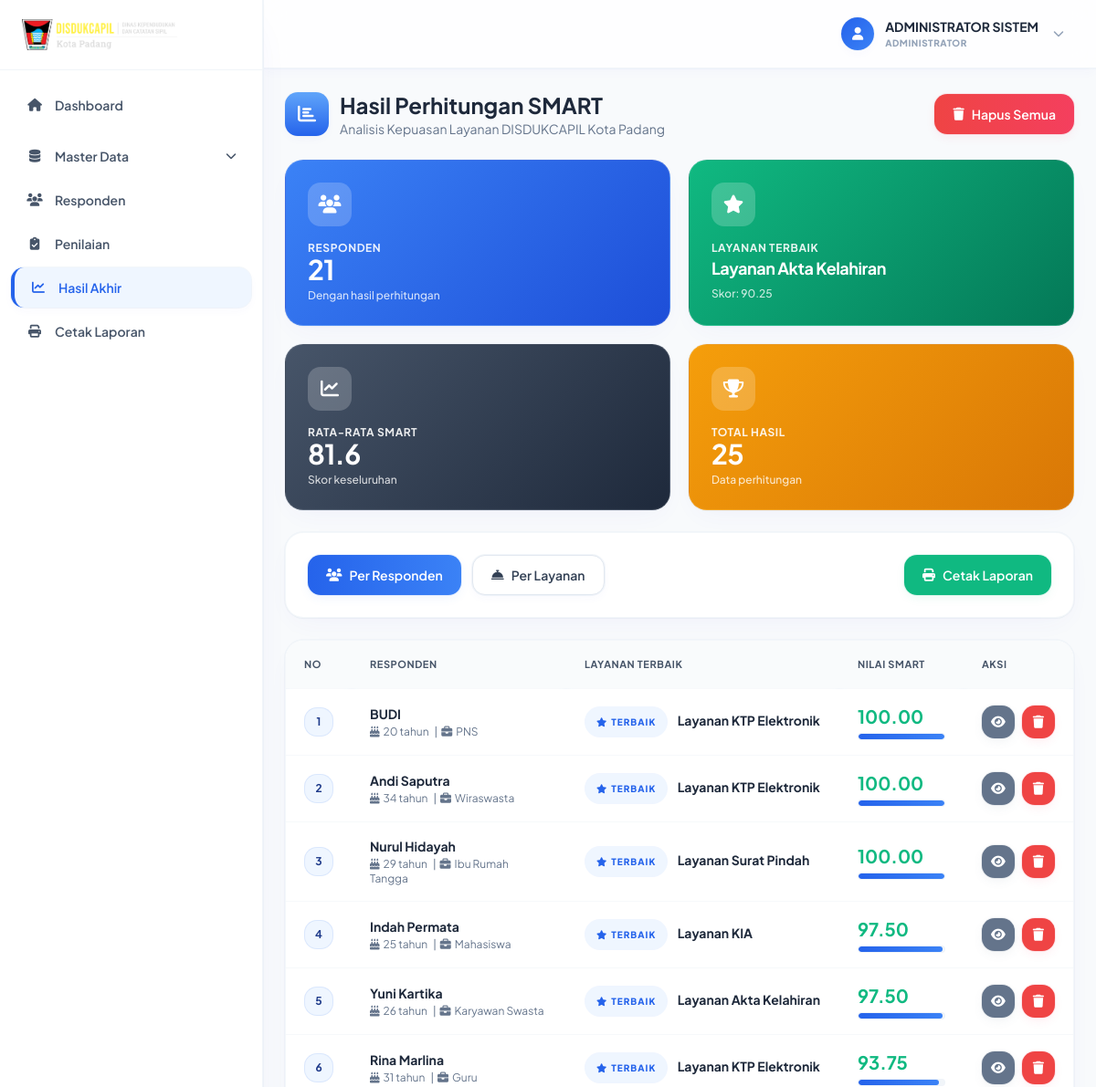
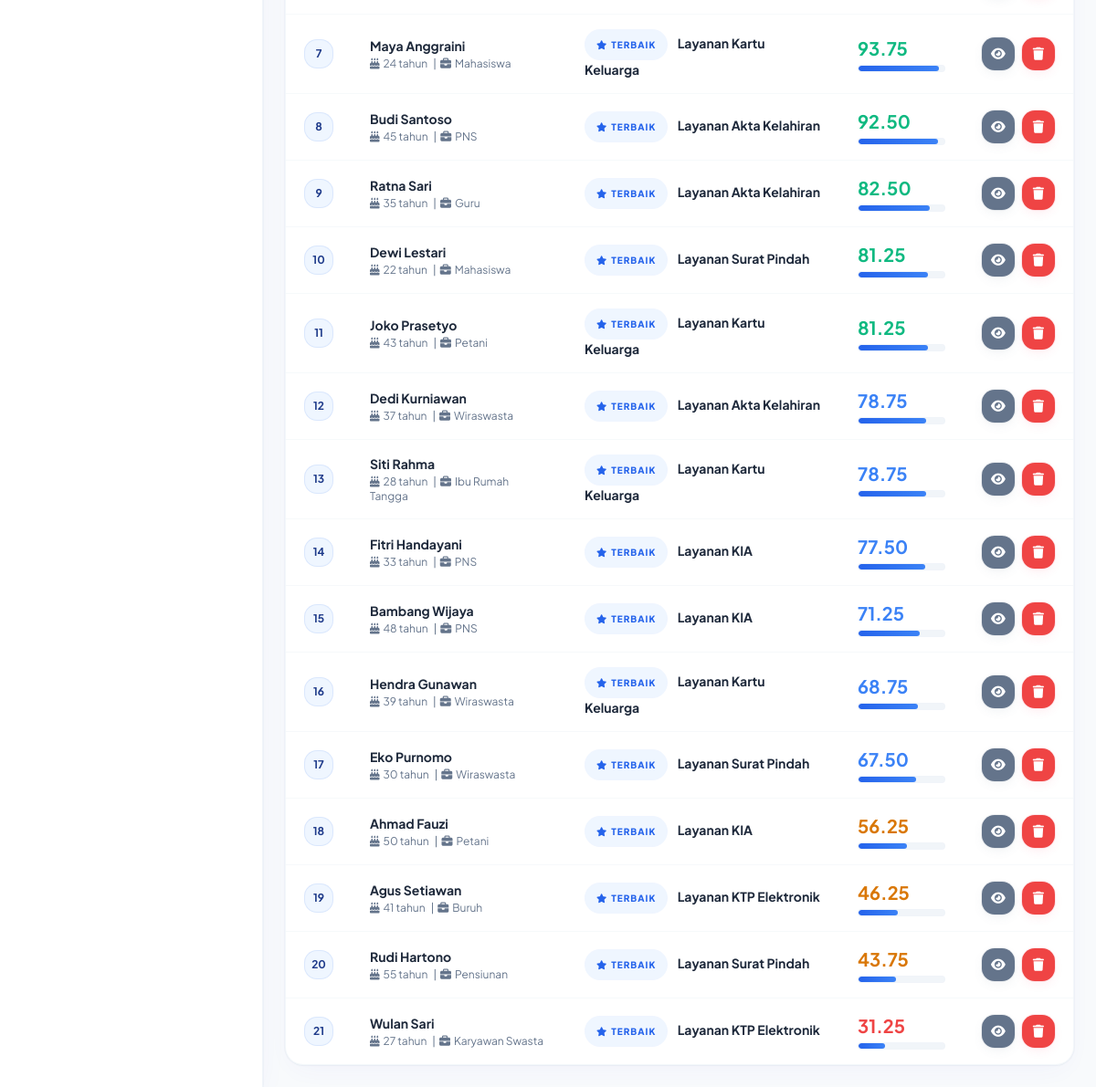
Screenshot of /index.php?controller=hasil&action=index (signed in) with the database file from the repository (2 pictures, top to bottom).
### tables this page shows
CREATE TABLE `hasil_akhir` (
  `id_hasil` int NOT NULL,
  `id_responden` int NOT NULL,
  `id_alternatif` int NOT NULL COMMENT 'ID layanan yang dinilai (bukan hanya layanan terbaik)',
  `nilai_smart` decimal(10,4) NOT NULL DEFAULT '0.0000' COMMENT 'Nilai SMART untuk layanan terbaik',
  `is_terbaik` tinyint(1) NOT NULL DEFAULT '0' COMMENT '1 = ranking #1 untuk responden ini (baris pemenang)',
  `tanggal_perhitungan` datetime NOT NULL DEFAULT CURRENT_TIMESTAMP
);

CREATE TABLE `responden` (
  `id_responden` int NOT NULL,
  `nama_lengkap` varchar(100) DEFAULT NULL,
  `usia` int DEFAULT NULL,
  `pekerjaan` varchar(50) DEFAULT NULL,
  `tanggal_isi` datetime DEFAULT CURRENT_TIMESTAMP
);

CREATE TABLE `alternatif` (
  `id_alternatif` int NOT NULL,
  `kode_alternatif` varchar(10) NOT NULL,
  `nama_layanan` varchar(100) NOT NULL,
  `keterangan` text,
  `created_at` timestamp NULL DEFAULT CURRENT_TIMESTAMP
);

### controllers/HasilController.php (called while the page is built, shortened)
<?php
require_once 'models/HasilModel.php';
class HasilController
{
    private $hasilModel;
    public function __construct($connection)
    {
        $this->hasilModel = new HasilModel($connection);
    }
    public function index()
    {
        $view_mode = isset($_GET['view']) ? $_GET['view'] : 'responden';
        if ($view_mode === 'alternatif') {
            $hasil_data = $this->hasilModel->getAllGroupedByAlternatif();
        } else {
            $hasil_data = $this->hasilModel->getAllTerbaik();
        }
        $statistics = $this->hasilModel->getStatistics();
        $top_alternatif = $this->hasilModel->getTopAlternatif();
        $data = [
            'title' => 'Hasil Perhitungan SMART - DISDUKCAPIL Kota Padang',
            'page_title' => 'Hasil Perhitungan Metode SMART',
            'hasil_data' => $hasil_data,
            'view_mode' => $view_mode,
            'statistics' => $statistics,
            'top_alternatif' => $top_alternatif,
            'user' => [
                'nama_lengkap' => $_SESSION['nama_lengkap'] ?? 'Admin',
                'username' => $_SESSION['username'] ?? '',
                'role' => $_SESSION['role'] ?? 'admin'
            ]
        ];
        require_once 'views/hasil/index.php';
    }
}
?>

### models/HasilModel.php (called while the page is built, shortened)
<?php
class HasilModel
{
    public $conn;
    private $table = 'hasil_akhir';
    public function __construct($connection)
    {
        $this->conn = $connection;
    }
    public function getAllTerbaik()
    {
        try {
            $query = "SELECT h.*,
                             r.nama_lengkap,
                             r.usia,
                             r.pekerjaan,
                             a.nama_layanan
                      FROM " . $this->table . " h
                      JOIN responden r ON h.id_responden = r.id_responden
                      JOIN alternatif a ON h.id_alternatif = a.id_alternatif
                      WHERE h.is_terbaik = 1
                      ORDER BY h.nilai_smart DESC";
            $stmt = $this->conn->prepare($query);
            $stmt->execute();
            return $stmt->fetchAll(PDO::FETCH_ASSOC);
        } catch (PDOException $e) {
            error_log("Get all hasil terbaik error: " . $e->getMessage());
            return false;
        }
    }
    public function getAllGroupedByAlternatif()
    {
        try {
            $query = "SELECT h.id_alternatif,
                             a.nama_layanan,
                             COUNT(*) as total_memilih,
                             AVG(h.nilai_smart) as rerata_smart
                      FROM " . $this->table . " h
                      JOIN alternatif a ON h.id_alternatif = a.id_alternatif
                      GROUP BY h.id_alternatif, a.nama_layanan
                      ORDER BY rerata_smart DESC, total_memilih DESC";
            $stmt = $this->conn->prepare($query);
            $stmt->execute();
            return $stmt->fetchAll(PDO::FETCH_ASSOC);
        } catch (PDOException $e) {
            error_log("Get all grouped by alternatif error: " . $e->getMessage());
            return [];
        }
    }
    public function getTopAlternatif()
    {
        try {
            $ranked = $this->getAllGroupedByAlternatif();
            return $ranked[0] ?? false;
        } catch (Exception $e) {
            error_log("Get top alternatif error: " . $e->getMessage());
            return false;
        }
    }
    public function getStatistics()
    {
        try {
            $stats = [];
            $query = "SELECT COUNT(*) as total FROM " . $this->table;
            $stmt = $this->conn->prepare($query);
            $stmt->execute();
            $result = $stmt->fetch(PDO::FETCH_ASSOC);
            $stats['total_hasil'] = $result['total'];
            $query = "SELECT COUNT(DISTINCT id_responden) as total FROM " . $this->table;
            $stmt = $this->conn->prepare($query);
            $stmt->execute();
            $result = $stmt->fetch(PDO::FETCH_ASSOC);
            $stats['total_responden'] = $result['total'];
            $query = "SELECT COUNT(DISTINCT id_alternatif) as total FROM " . $this->table;
            $stmt = $this->conn->prepare($query);
            $stmt->execute();
            $result = $stmt->fetch(PDO::FETCH_ASSOC);
            $stats['total_alternatif'] = $result['total'];
            $query = "SELECT AVG(nilai_smart) as rerata FROM " . $this->table;
            $stmt = $this->conn->prepare($query);
            $stmt->execute();
            $result = $stmt->fetch(PDO::FETCH_ASSOC);
            $stats['rerata_keseluruhan'] = $result['rerata'];
            $query = "SELECT MAX(nilai_smart) as max FROM " . $this->table;
            $stmt = $this->conn->prepare($query);
            $stmt->execute();
            $result = $stmt->fetch(PDO::FETCH_ASSOC);
            $stats['nilai_tertinggi'] = $result['max'];
            $query = "SELECT MIN(nilai_smart) as min FROM " . $this->table;
            $stmt = $this->conn->prepare($query);
            $stmt->execute();
            $result = $stmt->fetch(PDO::FETCH_ASSOC);
            $stats['nilai_terendah'] = $result['min'];
            return $stats;
        } catch (PDOException $e) {
            error_log("Get statistics error: " . $e->getMessage());
            return [];
        }
    }
}
?>

### views/hasil/index.php (the view, shortened to what this page needs)
<?php include('template/layout_admin_head.php'); ?>
<?php include('template/layout_admin_chrome.php'); ?>
<div class="flex items-center justify-between flex-wrap gap-4 mb-6">
  <div class="flex items-center gap-3">
    <div class="flex h-12 w-12 items-center justify-center rounded-gov bg-gradient-to-b from-gov-blue-600 to-gov-blue-800 text-white text-xl shadow-soft-raised-sm">
      <i class="fas fa-chart-bar"></i>
    </div>
    <div>
      <h1 class="text-2xl font-bold text-slate-800">Hasil Perhitungan SMART</h1>
      <p class="text-slate-500 text-sm">Analisis Kepuasan Layanan DISDUKCAPIL Kota Padang</p>
    </div>
  </div>
  <button onclick="confirmDeleteAll()" class="btn-gov-danger"><i class="fas fa-trash"></i> Hapus Semua</button>
</div>
<div class="grid grid-cols-1 sm:grid-cols-2 xl:grid-cols-4 gap-5 mb-6">
  <div class="card-gov-stat card-gov-stat-blue">
    <div class="card-gov-stat-icon"><i class="fas fa-users"></i></div>
    <p class="card-gov-stat-label">Responden</p>
    <p class="card-gov-stat-value"><?= $data['statistics']['total_responden'] ?? 0 ?></p>
    <p class="card-gov-stat-sub">Dengan hasil perhitungan</p>
  </div>
  <div class="card-gov-stat card-gov-stat-green">
    <div class="card-gov-stat-icon"><i class="fas fa-star"></i></div>
    <p class="card-gov-stat-label">Layanan Terbaik</p>
    <p class="card-gov-stat-value !text-lg leading-tight"><?= htmlspecialchars($data['top_alternatif']['nama_layanan'] ?? '-') ?></p>
    <p class="card-gov-stat-sub">Skor: <?= number_format($data['top_alternatif']['rerata_smart'] ?? 0, 2) ?></p>
  </div>
  <div class="card-gov-stat" style="--stat-c1:#475569; --stat-c2:#1e293b;">
    <div class="card-gov-stat-icon"><i class="fas fa-chart-line"></i></div>
    <p class="card-gov-stat-label">Rata-rata SMART</p>
    <p class="card-gov-stat-value"><?= number_format($data['statistics']['rerata_keseluruhan'] ?? 0, 1) ?></p>
    <p class="card-gov-stat-sub">Skor keseluruhan</p>
  </div>
  <div class="card-gov-stat card-gov-stat-gold">
    <div class="card-gov-stat-icon"><i class="fas fa-trophy"></i></div>
    <p class="card-gov-stat-label">Total Hasil</p>
    <p class="card-gov-stat-value"><?= $data['statistics']['total_hasil'] ?? 0 ?></p>
    <p class="card-gov-stat-sub">Data perhitungan</p>
  </div>
</div>
<div class="card-gov mb-6">
  <div class="flex items-center flex-wrap gap-3">
    <button class="btn-gov <?= $data['view_mode'] === 'responden' ? 'btn-gov-primary' : 'btn-gov-secondary' ?>" onclick="switchView('responden')">
      <i class="fas fa-users"></i> Per Responden
    </button>
    <button class="btn-gov <?= $data['view_mode'] === 'alternatif' ? 'btn-gov-primary' : 'btn-gov-secondary' ?>" onclick="switchView('alternatif')">
      <i class="fas fa-concierge-bell"></i> Per Layanan
    </button>
    <a href="index.php?controller=cetak&action=index" class="btn-gov-success ml-auto">
      <i class="fas fa-print"></i> Cetak Laporan
    </a>
  </div>
</div>
<div class="table-gov-wrap">
  <?php if ($data['view_mode'] === 'alternatif'): ?>
    <?php if (!empty($data['hasil_data'])): ?>
      <div class="table-gov-scroll">
        <table class="table-gov">
          <thead><tr><th>No</th><th>Layanan</th><th>Total Penilai</th><th>Rata-rata SMART</th><th>Aksi</th></tr></thead>
          <tbody>
            <?php $no = 1; foreach ($data['hasil_data'] as $alternatif): ?>
              <tr>
                <td><span class="row-number-gov"><?= $no++ ?></span></td>
                <td class="font-semibold text-slate-800"><?= htmlspecialchars($alternatif['nama_layanan']) ?></td>
                <td><i class="fas fa-users text-gov-blue-700 mr-1"></i><strong><?= $alternatif['total_memilih'] ?></strong> <span class="text-xs text-slate-500">responden</span></td>
                <td>
                  <span class="text-xl font-bold <?= $alternatif['rerata_smart'] >= 80 ? 'text-gov-green-700' : ($alternatif['rerata_smart'] >= 60 ? 'text-gov-blue-700' : ($alternatif['rerata_smart'] >= 40 ? 'text-amber-600' : 'text-gov-maroon-700')) ?>">
                    <?= number_format($alternatif['rerata_smart'], 2) ?>
                  </span>
                </td>
                <td><a href="index.php?controller=hasil&action=detailAlternatif&id_alternatif=<?= $alternatif['id_alternatif'] ?>" class="btn-gov-icon-view" title="Lihat Detail Responden"><i class="fas fa-eye"></i></a></td>
              </tr>
            <?php endforeach; ?>
          </tbody>
        </table>
      </div>
    <?php else: ?>
      <div class="empty-gov">
        <i class="fas fa-chart-bar text-4xl text-slate-300 mb-4"></i>
        <h4 class="font-bold text-slate-700 mb-1">Belum ada hasil perhitungan</h4>
        <p class="text-slate-500 text-sm mb-4">Silakan hitung SMART terlebih dahulu</p>
        <a href="index.php?controller=penilaian&action=index" class="btn-gov-success"><i class="fas fa-calculator"></i> Hitung SMART</a>
      </div>
    <?php endif; ?>
  <?php else: ?>
    <?php if (!empty($data['hasil_data'])): ?>
      <div class="table-gov-scroll">
        <table class="table-gov">
          <thead><tr><th>No</th><th>Responden</th><th>Layanan Terbaik</th><th>Nilai SMART</th><th>Aksi</th></tr></thead>
          <tbody>
            <?php $no = 1; foreach ($data['hasil_data'] as $hasil): ?>
              <tr>
                <td><span class="row-number-gov"><?= $no++ ?></span></td>
                <td>
                  <strong class="text-slate-800"><?= htmlspecialchars($hasil['nama_lengkap']) ?></strong>
                  <p class="text-xs text-slate-500 mt-0.5"><i class="fas fa-birthday-cake mr-1"></i><?= $hasil['usia'] ?> tahun <span class="mx-1">|</span><i class="fas fa-briefcase mr-1"></i><?= htmlspecialchars($hasil['pekerjaan']) ?></p>
                </td>
                <td>
                  <span class="badge-gov-primary !text-[10px] mr-2"><i class="fas fa-star"></i> Terbaik</span>
                  <strong class="text-slate-800"><?= htmlspecialchars($hasil['nama_layanan']) ?></strong>
                </td>
                <td>
                  <span class="text-xl font-bold <?= $hasil['nilai_smart'] >= 80 ? 'text-gov-green-700' : ($hasil['nilai_smart'] >= 60 ? 'text-gov-blue-700' : ($hasil['nilai_smart'] >= 40 ? 'text-amber-600' : 'text-gov-maroon-700')) ?>">
                    <?= number_format($hasil['nilai_smart'], 2) ?>
                  </span>
                  <div class="bar-gov-track w-24 mt-1"><div class="bar-gov-fill" style="width: <?= $hasil['nilai_smart'] ?>%"></div></div>
                </td>
                <td>
                  <div class="flex gap-2">
                    <a href="index.php?controller=hasil&action=detailResponden&id_responden=<?= $hasil['id_responden'] ?>" class="btn-gov-icon-view" title="Lihat Detail"><i class="fas fa-eye"></i></a>
                    <button onclick="confirmDeleteResponden(<?= $hasil['id_responden'] ?>)" class="btn-gov-icon-delete" title="Hapus Hasil"><i class="fas fa-trash"></i></button>
                  </div>
                </td>
              </tr>
            <?php endforeach; ?>
          </tbody>
        </table>
      </div>
    <?php endif; ?>
  <?php endif; ?>
</div>
<?php include('template/layout_admin_foot.php'); ?>

### rows the page displays
hasil_akhir: id_responden.nama_lengkap "BUDI", id_responden.usia "20", id_responden.pekerjaan "PNS", id_alternatif.nama_layanan "Layanan KTP Elektronik", nilai_smart "100.00"
hasil_akhir: id_responden.nama_lengkap "Andi Saputra", id_responden.usia "34", id_responden.pekerjaan "Wiraswasta", id_alternatif.nama_layanan "Layanan KTP Elektronik", nilai_smart "100.00"
hasil_akhir: id_responden.nama_lengkap "Nurul Hidayah", id_responden.usia "29", id_responden.pekerjaan "Ibu Rumah Tangga", id_alternatif.nama_layanan "Layanan Surat Pindah", nilai_smart "100.00"
hasil_akhir: id_responden.nama_lengkap "Indah Permata", id_responden.usia "25", id_responden.pekerjaan "Mahasiswa", id_alternatif.nama_layanan "Layanan KIA", nilai_smart "97.50"
hasil_akhir: id_responden.nama_lengkap "Yuni Kartika", id_responden.usia "26", id_responden.pekerjaan "Karyawan Swasta", id_alternatif.nama_layanan "Layanan Akta Kelahiran", nilai_smart "97.50"
hasil_akhir: id_responden.nama_lengkap "Rina Marlina", id_responden.usia "31", id_responden.pekerjaan "Guru", id_alternatif.nama_layanan "Layanan KTP Elektronik", nilai_smart "93.75"
hasil_akhir: id_responden.nama_lengkap "Maya Anggraini", id_responden.usia "24", id_responden.pekerjaan "Mahasiswa", id_alternatif.nama_layanan "Layanan Kartu Keluarga", nilai_smart "93.75"
hasil_akhir: id_responden.nama_lengkap "Budi Santoso", id_responden.usia "45", id_responden.pekerjaan "PNS", id_alternatif.nama_layanan "Layanan Akta Kelahiran", nilai_smart "92.50"
hasil_akhir: id_responden.nama_lengkap "Ratna Sari", id_responden.usia "35", id_responden.pekerjaan "Guru", id_alternatif.nama_layanan "Layanan Akta Kelahiran", nilai_smart "82.50"
hasil_akhir: id_responden.nama_lengkap "Dewi Lestari", id_responden.usia "22", id_responden.pekerjaan "Mahasiswa", id_alternatif.nama_layanan "Layanan Surat Pindah", nilai_smart "81.25"
hasil_akhir: id_responden.nama_lengkap "Joko Prasetyo", id_responden.usia "43", id_responden.pekerjaan "Petani", id_alternatif.nama_layanan "Layanan Kartu Keluarga", nilai_smart "81.25"
hasil_akhir: id_responden.nama_lengkap "Dedi Kurniawan", id_responden.usia "37", id_responden.pekerjaan "Wiraswasta", id_alternatif.nama_layanan "Layanan Akta Kelahiran", nilai_smart "78.75"
hasil_akhir: id_responden.nama_lengkap "Siti Rahma", id_responden.usia "28", id_responden.pekerjaan "Ibu Rumah Tangga", id_alternatif.nama_layanan "Layanan Kartu Keluarga", nilai_smart "78.75"
hasil_akhir: id_responden.nama_lengkap "Fitri Handayani", id_responden.usia "33", id_responden.pekerjaan "PNS", id_alternatif.nama_layanan "Layanan KIA", nilai_smart "77.50"
hasil_akhir: id_responden.nama_lengkap "Bambang Wijaya", id_responden.usia "48", id_responden.pekerjaan "PNS", id_alternatif.nama_layanan "Layanan KIA", nilai_smart "71.25"
hasil_akhir: id_responden.nama_lengkap "Hendra Gunawan", id_responden.usia "39", id_responden.pekerjaan "Wiraswasta", id_alternatif.nama_layanan "Layanan Kartu Keluarga", nilai_smart "68.75"
hasil_akhir: id_responden.nama_lengkap "Eko Purnomo", id_responden.usia "30", id_responden.pekerjaan "Wiraswasta", id_alternatif.nama_layanan "Layanan Surat Pindah", nilai_smart "67.50"
hasil_akhir: id_responden.nama_lengkap "Ahmad Fauzi", id_responden.usia "50", id_responden.pekerjaan "Petani", id_alternatif.nama_layanan "Layanan KIA", nilai_smart "56.25"
hasil_akhir: id_responden.nama_lengkap "Agus Setiawan", id_responden.usia "41", id_responden.pekerjaan "Buruh", id_alternatif.nama_layanan "Layanan KTP Elektronik", nilai_smart "46.25"
hasil_akhir: id_responden.nama_lengkap "Rudi Hartono", id_responden.usia "55", id_responden.pekerjaan "Pensiunan", id_alternatif.nama_layanan "Layanan Surat Pindah", nilai_smart "43.75"
hasil_akhir: id_responden.nama_lengkap "Wulan Sari", id_responden.usia "27", id_responden.pekerjaan "Karyawan Swasta", id_alternatif.nama_layanan "Layanan KTP Elektronik", nilai_smart "31.25"

### other values shown
$nama "ADMINISTRATOR SISTEM"
$roleDisplay "ADMINISTRATOR"
$data['statistics']['total_responden'] "21"
$data['top_alternatif']['nama_layanan'] "Layanan Akta Kelahiran"
$data['top_alternatif']['rerata_smart'] "90.25"
$data['statistics']['rerata_keseluruhan'] "81.6"
$data['statistics']['total_hasil'] "25"
